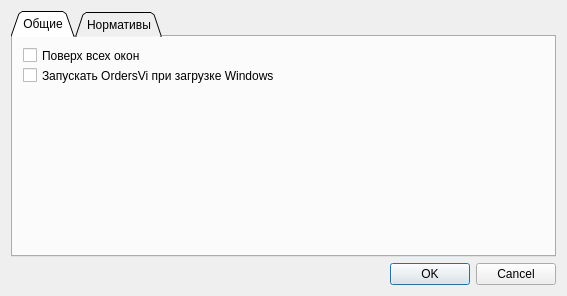
<?xml version="1.0" encoding="UTF-8"?>
<ui version="4.0">
 <class>SettingsView</class>
 <widget class="QDialog" name="SettingsView">
  <property name="geometry">
   <rect>
    <x>0</x>
    <y>0</y>
    <width>567</width>
    <height>296</height>
   </rect>
  </property>
  <property name="windowTitle">
   <string>Настройки программы</string>
  </property>
  <property name="windowIcon">
   <iconset resource="ordersvi.qrc">
    <normaloff>:/images/bad.svg</normaloff>:/images/bad.svg</iconset>
  </property>
  <layout class="QGridLayout" name="gridLayout">
   <item row="0" column="0">
    <widget class="QTabWidget" name="tabWidget">
     <property name="tabShape">
      <enum>QTabWidget::Triangular</enum>
     </property>
     <property name="currentIndex">
      <number>0</number>
     </property>
     <widget class="QWidget" name="commonTab">
      <attribute name="title">
       <string>Общие</string>
      </attribute>
      <widget class="QCheckBox" name="alwaysOnTopBox">
       <property name="geometry">
        <rect>
         <x>10</x>
         <y>10</y>
         <width>131</width>
         <height>17</height>
        </rect>
       </property>
       <property name="text">
        <string>Поверх всех окон</string>
       </property>
      </widget>
      <widget class="QCheckBox" name="autostartApplicationBox">
       <property name="geometry">
        <rect>
         <x>10</x>
         <y>30</y>
         <width>271</width>
         <height>17</height>
        </rect>
       </property>
       <property name="text">
        <string>Запускать OrdersVi при загрузке Windows</string>
       </property>
      </widget>
     </widget>
     <widget class="QWidget" name="normsTab">
      <attribute name="title">
       <string>Нормативы</string>
      </attribute>
      <layout class="QGridLayout" name="gridLayout_2">
       <item row="0" column="0">
        <widget class="QTableView" name="normsTableView"/>
       </item>
      </layout>
     </widget>
    </widget>
   </item>
   <item row="1" column="0">
    <widget class="QDialogButtonBox" name="buttonBox">
     <property name="orientation">
      <enum>Qt::Horizontal</enum>
     </property>
     <property name="standardButtons">
      <set>QDialogButtonBox::Cancel|QDialogButtonBox::Ok</set>
     </property>
    </widget>
   </item>
  </layout>
 </widget>
 <resources>
  <include location="ordersvi.qrc"/>
 </resources>
 <connections/>
</ui>
